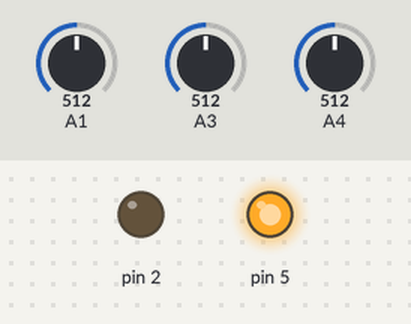
Bench run of a sketch on a simulated Arduino Uno, built with avr-gcc and run on an emulated ATmega328P. Parts: output pins drawn as LEDs (lit = HIGH). Inputs (shaded band) come from the test bench; at power-on: A4 = 512, A1 = 512, A3 = 512.

Above: at 1.3 s.
1.4 s: A4 set to 47
3.2 s: A4 set to 38
At 4.9 s:
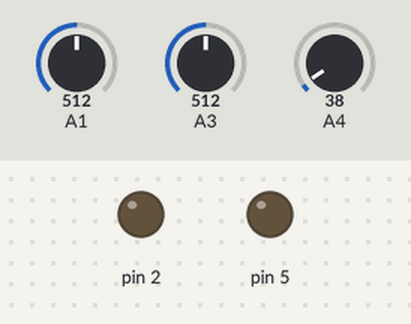
Timing chart, 0 to 6.4 s (numbered marks = the images above; inputs shaded):
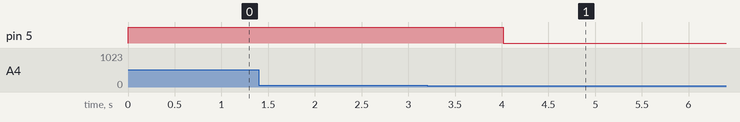

The sketch:

dht11.ino
```cpp
#include "DHT.h"
#define DHTPIN 0
#define DHTTYPE DHT11

DHT dht(DHTPIN, DHTTYPE);
float setTemp = 20.0;
  float e = 0.0;
  float k = 1;
  float Tp = 1000.0;
  unsigned long userTime = 57600000; //16hrs in milliseconds
  unsigned long currTime;
  unsigned long second;
  unsigned long minutes;
  unsigned long hour;
  unsigned long runTime = 0;
  unsigned long runTime2 = 0;
  int check = 1;
  unsigned long testTime;
  unsigned long lastTime = 0;
  float t = 0.0;

//Test code
int v0;
float r2 = 100000;
float logrt, rt;
float c1 = 1.009249522e-03;
float c2 = 2.378405444e-04;
float c3 = 2.019202697e-07;


void setup() {
  pinMode(2, OUTPUT);
  pinMode(5,OUTPUT);
  digitalWrite(2, LOW);
  dht.begin();

}

void loop() {

  currTime = millis();
  second = currTime/1000;
  minutes = second/60;
  hour = minutes/60;

// for lights : start
  int lightValue = analogRead(4); //for lights
  //Serial.println("light value");
  //Serial.println(lightValue);
  userTime = 0.023 * lightValue; //correct way to get user time
  //Serial.println("usertime");
  //Serial.println(userTime);

  //Serial.println("currtime");
  //Serial.println(second);

  testTime = hour;
  unsigned long dT = testTime - lastTime;
  runTime = dT + runTime;
  //Serial.println("run time");
  //Serial.println(runTime);
  runTime2 = dT + runTime2;
  if ((userTime-runTime) > 0 && (check == 1)){
    //Serial.println("Light on"); // send val to switch on light
    digitalWrite(5, HIGH);
  } else if ((runTime - userTime) <= 0 && (check == 1)){
    //Serial.println(runTime);
    check = 0;
    runTime2 = 0;
  } else if (((24 - userTime) - runTime2) > 0 && (check == 0)){
    //Serial.println("Light off"); // send val to switch off light
    digitalWrite(5, LOW);
  } else if (((24 - userTime) - runTime2) <= 0 && (check == 0)){
    //Serial.println("run time2");
    //Serial.println(runTime2);
    check = 1;
    runTime = 0;
  }
  lastTime = testTime;


  // for fan : start

//test code
v0 = analogRead(1);
Serial.println("Analog Read");
Serial.println(v0);
rt = r2*(1023/(float)v0 - 1.0);
logrt = log(rt);
t = (1.0/(c1+(c2*logrt+(c3*(logrt*(logrt*(logrt)))))));
t = t - 273.15;
Serial.println(t);

  float sensorValue = analogRead(3); //for temperature
  Serial.println("\nsensor value");
  //Serial.println(sensorValue);

  setTemp = 15 + (0.014*sensorValue);  //to convert to 15-30 degrees
  Serial.println("Set Temp");
  Serial.println(setTemp);
  if (t > setTemp){
    digitalWrite(2, HIGH);
  } else {
    digitalWrite(2, LOW);
  }
  delay(500);

// for fan : end

}
```

Measured:
- the behaviour switches between 44 and 43 on A4 (found by bisection; images 0 and 1)
- after the input at 1.4 s, every drawn part: stays the same
- after the input at 3.2 s, pin 5: HIGH → LOW after 0.82 s
